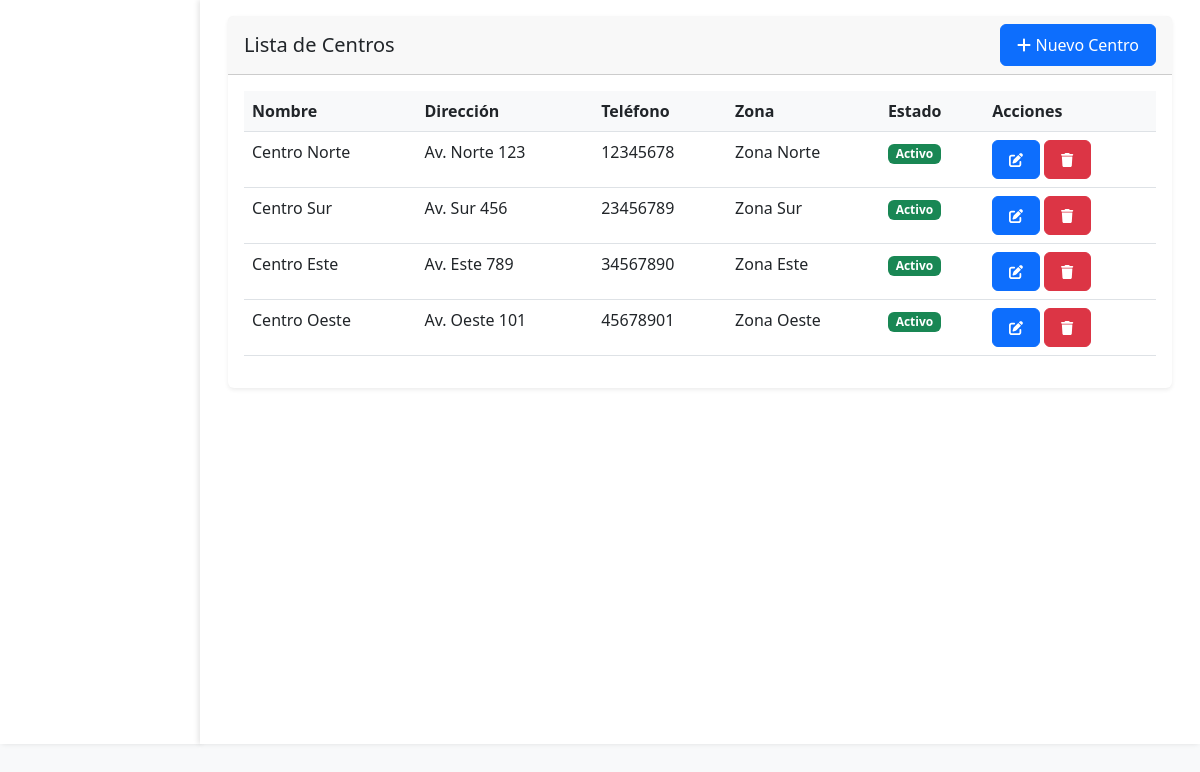
The page /perfil/centros.php (signed in) on the database its author committed.
### tables this page shows
CREATE TABLE centros (
    id INT AUTO_INCREMENT PRIMARY KEY,
    nombre VARCHAR(100) NOT NULL,
    direccion TEXT NOT NULL,
    telefono VARCHAR(20),
    zona_id INT NOT NULL,
    estado BOOLEAN DEFAULT TRUE,
    creado_en TIMESTAMP DEFAULT CURRENT_TIMESTAMP
);

CREATE TABLE zonas (
    id INT AUTO_INCREMENT PRIMARY KEY,
    numero INT NOT NULL,
    nombre VARCHAR(100) NOT NULL,
    descripcion TEXT,
    estado BOOLEAN DEFAULT TRUE,
    creado_en TIMESTAMP DEFAULT CURRENT_TIMESTAMP
);

### public/perfil/centros.php (the view, shortened to what this page needs)
<?php
$action = $_GET['action'] ?? '';
try {
    $pdo = getConnection();
    $stmt = $pdo->query("SELECT * FROM zonas WHERE estado = 1");
    $zonas = $stmt->fetchAll();
    $stmt = $pdo->query("SELECT c.*, z.nombre as zona_nombre
                         FROM centros c
                         JOIN zonas z ON c.zona_id = z.id");
    $centros = $stmt->fetchAll();
} catch (PDOException $e) {
    $error = "Error: " . $e->getMessage();
}
?>
<!DOCTYPE html>
<html lang="es">
<head>
    <link href="https://cdn.jsdelivr.net/npm/bootstrap@5.3.0/dist/css/bootstrap.min.css" rel="stylesheet">
    <link href="../../css/styles.css" rel="stylesheet">
</head>
<body>
    <div class="container-fluid">
        <div class="row">
            <div class="col-md-3 col-lg-2 sidebar">
            </div>
            <div class="col-md-9 col-lg-10">
                <div class="container-fluid">
                    <?php if ($action === 'add' || $action === 'edit'): ?>
                        <div class="card">
                            <div class="card-header">
                                <?php echo $action === 'add' ? 'Nuevo Centro' : 'Editar Centro'; ?>
                            </div>
                            <div class="card-body">
                                <form method="POST">
                                    <div class="mb-3">
                                        <label for="nombre" class="form-label">Nombre del Centro</label>
                                        <input type="text" class="form-control" id="nombre" name="nombre"
                                               value="<?php echo isset($centro) ? htmlspecialchars($centro['nombre']) : ''; ?>" required>
                                    </div>
                                    <div class="mb-3">
                                        <label for="direccion" class="form-label">Dirección</label>
                                        <textarea class="form-control" id="direccion" name="direccion" rows="3" required>
                                            <?php echo isset($centro) ? htmlspecialchars($centro['direccion']) : ''; ?>
                                        </textarea>
                                    </div>
                                    <div class="mb-3">
                                        <label for="telefono" class="form-label">Teléfono</label>
                                        <input type="text" class="form-control" id="telefono" name="telefono"
                                               value="<?php echo isset($centro) ? htmlspecialchars($centro['telefono']) : ''; ?>">
                                    </div>
                                    <div class="mb-3">
                                        <label for="zona_id" class="form-label">Zona</label>
                                        <select class="form-select" id="zona_id" name="zona_id" required>
                                            <option value="">Seleccione una zona</option>
                                            <?php foreach ($zonas as $zona): ?>
                                                <option value="<?php echo $zona['id']; ?>"
                                                        <?php echo isset($centro) && $centro['zona_id'] == $zona['id'] ? 'selected' : ''; ?>>
                                                    <?php echo htmlspecialchars($zona['nombre']); ?>
                                                </option>
                                            <?php endforeach; ?>
                                        </select>
                                    </div>
                                    <div class="mb-3">
                                        <div class="form-check">
                                            <input class="form-check-input" type="checkbox" id="estado" name="estado"
                                                   <?php echo isset($centro) && $centro['estado'] ? 'checked' : ''; ?>>
                                            <label class="form-check-label" for="estado">
                                                Centro Activo
                                            </label>
                                        </div>
                                    </div>
                                    <button type="submit" class="btn btn-primary">Guardar</button>
                                    <a href="." class="btn btn-secondary">Cancelar</a>
                                </form>
                            </div>
                        </div>
                    <?php else: ?>
                        <div class="card">
                            <div class="card-header d-flex justify-content-between align-items-center">
                                <h5 class="mb-0">Lista de Centros</h5>
                                <a href="?action=add" class="btn btn-primary">
                                    <i class="fas fa-plus"></i> Nuevo Centro
                                </a>
                            </div>
                            <div class="card-body">
                                <table class="table">
                                    <thead>
                                        <tr>
                                            <th>Nombre</th>
                                            <th>Dirección</th>
                                            <th>Teléfono</th>
                                            <th>Zona</th>
                                            <th>Estado</th>
                                            <th>Acciones</th>
                                        </tr>
                                    </thead>
                                    <tbody>
                                        <?php foreach ($centros as $centro): ?>
                                            <tr>
                                                <td><?php echo htmlspecialchars($centro['nombre']); ?></td>
                                                <td><?php echo htmlspecialchars($centro['direccion']); ?></td>
                                                <td><?php echo htmlspecialchars($centro['telefono']); ?></td>
                                                <td><?php echo htmlspecialchars($centro['zona_nombre']); ?></td>
                                                <td>
                                                    <span class="badge <?php echo $centro['estado'] ? 'bg-success' : 'bg-danger'; ?>">
                                                        <?php echo $centro['estado'] ? 'Activo' : 'Inactivo'; ?>
                                                    </span>
                                                </td>
                                                <td>
                                                    <a href="?action=edit&id=<?php echo $centro['id']; ?>"
                                                       class="btn btn-sm btn-primary">
                                                        <i class="fas fa-edit"></i>
                                                    </a>
                                                    <a href="?action=delete&id=<?php echo $centro['id']; ?>"
                                                       class="btn btn-sm btn-danger"
                                                       onclick="return confirm('¿Estás seguro de eliminar este centro?')">
                                                        <i class="fas fa-trash"></i>
                                                    </a>
                                                </td>
                                            </tr>
                                        <?php endforeach; ?>
                                    </tbody>
                                </table>
                            </div>
                        </div>
                    <?php endif; ?>
                </div>
            </div>
        </div>
    </div>
</body>
</html>

### public/css/styles.css (style rules this page uses)
body { background-color: #f8f9fa; min-height: 100vh; display: flex; flex-direction: column; }
.sidebar { background-color: white; min-height: calc(100vh - 56px); padding: 1rem; box-shadow: 2px 0 5px rgba(0, 0, 0, 0.1); }
.col-md-9.col-lg-10 { padding: 1rem; background-color: white; min-height: calc(100vh - 56px); box-shadow: -2px 0 5px rgba(0, 0, 0, 0.1); }
.btn { padding: 0.5rem 1rem; border-radius: 0.375rem; transition: all 0.2s ease-in-out; }
.card { border: none; box-shadow: 0 0.125rem 0.25rem rgba(0, 0, 0, 0.075); transition: all 0.3s ease; }
.table { background-color: white; }
.table th { background-color: #f8f9fa; border-top: none; }

### rows shown on the page
centros: nombre "Centro Norte", direccion "Av. Norte 123", telefono "12345678", zona.nombre "Zona Norte", estado "Activo"
centros: nombre "Centro Sur", direccion "Av. Sur 456", telefono "23456789", zona.nombre "Zona Sur", estado "Activo"
centros: nombre "Centro Este", direccion "Av. Este 789", telefono "34567890", zona.nombre "Zona Este", estado "Activo"
centros: nombre "Centro Oeste", direccion "Av. Oeste 101", telefono "45678901", zona.nombre "Zona Oeste", estado "Activo"
